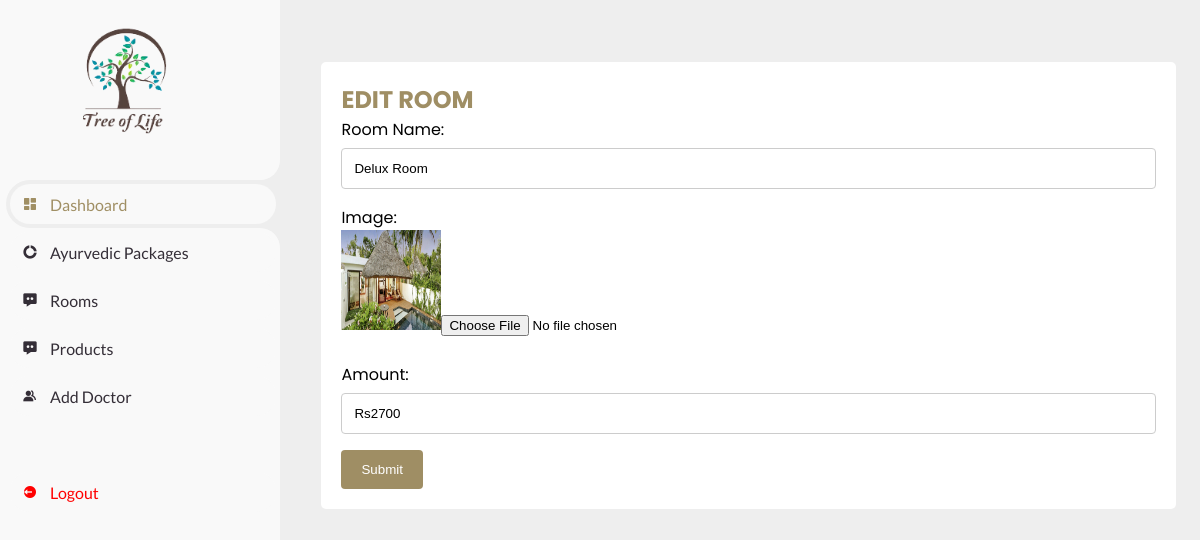
Screenshot of /editroom.php?edit_id=23 with the database file from the repository.
### tables this page shows
CREATE TABLE `tbl_room` (
  `room_id` int(20) NOT NULL,
  `room_name` varchar(30) NOT NULL,
  `room_image` varchar(255) NOT NULL,
  `room_amount` varchar(30) NOT NULL,
  `room_status` int(10) NOT NULL
);

### editroom.php (the view, shortened to what this page needs)
<?php
include ('dbconnect.php');
$id=$_GET["edit_id"];
$edit=mysqli_query($con, "SELECT * FROM `tbl_room` WHERE `room_id`='$id'");
$row=mysqli_fetch_array($edit);
?>
<!DOCTYPE html>
<html lang="en">
	<head>
		<link href='https://unpkg.com/boxicons@2.0.9/css/boxicons.min.css' rel='stylesheet'>
		<link rel="stylesheet" href="css/dashboard.css">
	</head>
	<body>
		<section id="sidebar">
			<a href="#" class="brand">
				<br><br>
			<img src="images/logo.png"  height="200" width="250"  align="left">
			</a>
			<ul class="side-menu top">
				<li class="active">
					<a href="admin.php">
						<i class='bx bxs-dashboard' ></i>
						<span class="text">Dashboard</span>
					</a>
				</li>
				<li>
					<a href="treatment.php">
						<i class='bx bxs-doughnut-chart' ></i>
						<span class="text">Ayurvedic Packages</span>
					</a>
				</li>
				<li>
					<a href="rooms.php">
						<i class='bx bxs-message-dots' ></i>
						<span class="text">Rooms</span>
					</a>
				</li>
				<li>
					<a href="store.php">
						<i class='bx bxs-message-dots' ></i>
						<span class="text">Products</span>
					</a>
				</li>
				<li>
					<a href="adddoctor.php">
						<i class='bx bxs-group' ></i>
						<span class="text">Add Doctor</span>
					</a>
				</li>
			</ul>
			<ul class="side-menu">
				<li>
					<a href="login.php" class="logout">
						<i class='bx bxs-log-out-circle' ></i>
						<span class="text">Logout</span>
					</a>
				</li>
			</ul>
		</section>
		<section id="content">
			<main>
				<table>
            	    <div class="container">
					  <h2 style="color: #9f8e64;">EDIT ROOM</h2>
  						<form method="POST" action="#" enctype="multipart/form-data">
  							<label>Room Name:</label>
	    					<input type="text" id="name" name="name" value="<?php echo $row["room_name"];?> ">
							<label>Image:</label><br>
    						<img src="images/<?php echo $row["room_image"]?>" height="100" width="100"/><input type="file" name="image" >
							<br><br>
							<label>Amount:</label>
							<input type="text" id="amount" name="amount" value="<?php echo $row["room_amount"];?> ">
    						<input type="submit"name="submit" value="Submit">
  						</form>
					</div>
				</table>
			</main>
		</section>
	</body>
</html>

### css/dashboard.css (style rules this page uses)
* { margin: 0; padding: 0; box-sizing: border-box; }
a { text-decoration: none; }
li { list-style: none; }
:root { --poppins: 'Poppins', sans-serif; --lato: 'Lato', sans-serif; --light: #F9F9F9; --blue: hsl(43, 24%, 51%); --grey: #eee; --dark-grey: #AAAAAA; --dark: #342E37; --red: #ff0000; --yellow: #9f8e64; --orange: #9f8e64; }
html { overflow-x: hidden; }
body { background: var(--grey); overflow-x: hidden; }
.container { border-radius: 5px; background-color: white; padding: 20px; margin-left:2%; margin-top:3%; }
input[type=text], input[type=email], input[type=password], select, textarea { width: 100%; padding: 12px; border: 1px solid #ccc; border-radius: 4px; box-sizing: border-box; margin-top: 6px; margin-bottom: 16px; resize: vertical; }
input[type=submit] { background-color: #9f8e64; color: white; padding: 12px 20px; border: none; border-radius: 4px; cursor: pointer; }
#sidebar { position: fixed; top: 0; left: 0; width: 280px; height: 100%; background: var(--light); z-index: 2000; font-family: var(--lato); transition: .3s ease; overflow-x: hidden; scrollbar-width: none; }
#sidebar .brand { font-size: 24px; font-weight: 700; height: 56px; display: flex; align-items: center; color: var(--blue); margin-top: 20%; top: 0; left: 0; background: var(--light); z-index: 500; padding-bottom: 20px; box-sizing: content-box; }
#sidebar .side-menu { width: 100%; margin-top: 48px; }
#sidebar .side-menu li { height: 48px; background: transparent; margin-left: 6px; border-radius: 48px 0 0 48px; padding: 4px; }
#sidebar .side-menu li.active { background: var(--grey); position: relative; }
#sidebar .side-menu li.active::before { content: ''; position: absolute; width: 40px; height: 40px; border-radius: 50%; top: -40px; right: 0; box-shadow: 20px 20px 0 var(--grey); z-index: -1; }
#sidebar .side-menu li.active::after { content: ''; position: absolute; width: 40px; height: 40px; border-radius: 50%; bottom: -40px; right: 0; box-shadow: 20px -20px 0 var(--grey); z-index: -1; }
#sidebar .side-menu li a { width: 100%; height: 100%; background: var(--light); display: flex; align-items: center; border-radius: 48px; font-size: 16px; color: var(--dark); white-space: nowrap; overflow-x: hidden; }
#sidebar .side-menu.top li.active a { color: var(--blue); }
#sidebar .side-menu li a.logout { color: var(--red); }
#sidebar .side-menu li a .bx { min-width: calc(60px - ((4px + 6px) * 2)); display: flex; justify-content: center; }
#content { position: relative; width: calc(100% - 280px); left: 280px; transition: .3s ease; }
#content main { width: 100%; padding: 36px 24px; font-family: var(--poppins); max-height: calc(100vh - 56px); overflow-y: auto; }

### rows the page displays
tbl_room: name "Delux Room", room_image (picture), amount "Rs2700"
